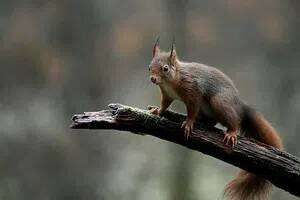
#> input picture robertCross_filter/rc.jpeg, 300 x 200 px
$ python rc.py
#> lines starting #> are read from the running program, lines starting #| are printed output that depends on the picture
import cv2
import numpy as np
from scipy import ndimage

roberts_cross_v = np.array( [[1, 0 ],
                             [0,-1 ]] )

roberts_cross_h = np.array( [[ 0, 1 ],
                             [ -1, 0 ]] )

img = cv2.imread("rc.jpeg",0).astype('float64')
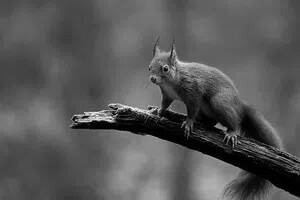
#> img: shape (200, 300) float64; min 0, max 255, mean 87.7
img/=255.0
vertical = ndimage.convolve( img, roberts_cross_v )
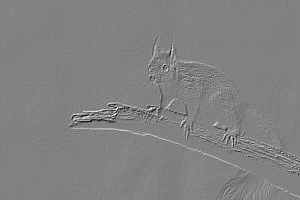
#> vertical: shape (200, 300) float64; min -0.682, max 0.655, mean 8.82e-05; drawn with min black and max white
horizontal = ndimage.convolve( img, roberts_cross_h )
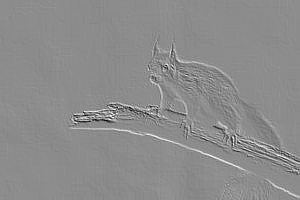
#> horizontal: shape (200, 300) float64; min -0.725, max 0.592, mean 0.000297; drawn with min black and max white

edged_img = np.sqrt( np.square(horizontal) + np.square(vertical))
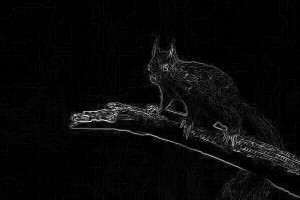
#> edged_img: shape (200, 300) float64; min 0, max 0.884, mean 0.035
edged_img*=255

cv2.imwrite("output.jpg",edged_img)
